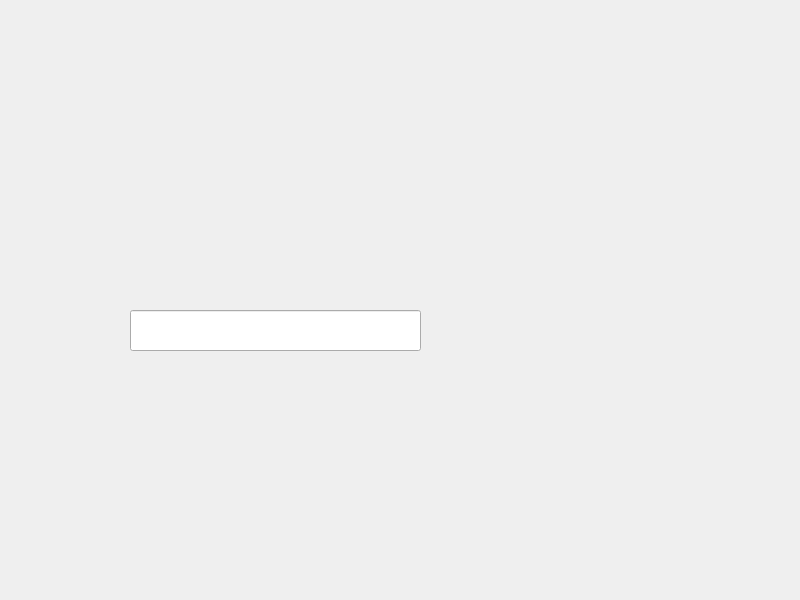
<?xml version="1.0" encoding="UTF-8"?>
<ui version="4.0">
 <class>MainWindow</class>
 <widget class="QMainWindow" name="MainWindow">
  <property name="geometry">
   <rect>
    <x>0</x>
    <y>0</y>
    <width>800</width>
    <height>600</height>
   </rect>
  </property>
  <property name="windowTitle">
   <string>MainWindow</string>
  </property>
  <widget class="QWidget" name="centralwidget">
   <widget class="QLineEdit" name="lineEdit">
    <property name="geometry">
     <rect>
      <x>130</x>
      <y>310</y>
      <width>291</width>
      <height>41</height>
     </rect>
    </property>
   </widget>
  </widget>
 </widget>
 <resources/>
 <connections/>
</ui>
